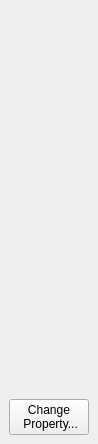
<?xml version="1.0" encoding="UTF-8"?>
<ui version="4.0">
 <class>ColorBarDockWgt</class>
 <widget class="QDockWidget" name="ColorBarDockWgt">
  <property name="geometry">
   <rect>
    <x>0</x>
    <y>0</y>
    <width>94</width>
    <height>444</height>
   </rect>
  </property>
  <property name="allowedAreas">
   <set>Qt::LeftDockWidgetArea|Qt::RightDockWidgetArea</set>
  </property>
  <property name="windowTitle">
   <string>ColorBar</string>
  </property>
  <widget class="QWidget" name="dockWidgetContents">
   <layout class="QVBoxLayout" name="verticalLayout">
    <item>
     <widget class="MplWidgetWithoutNavTools" name="widget" native="true"/>
    </item>
    <item>
     <widget class="QPushButton" name="pushButton_changeproperty">
      <property name="text">
       <string>Change
 Property...</string>
      </property>
     </widget>
    </item>
   </layout>
  </widget>
 </widget>
 <customwidgets>
  <customwidget>
   <class>MplWidgetWithoutNavTools</class>
   <extends>QWidget</extends>
   <header>mplwidget</header>
   <container>1</container>
  </customwidget>
 </customwidgets>
 <resources/>
 <connections/>
</ui>
